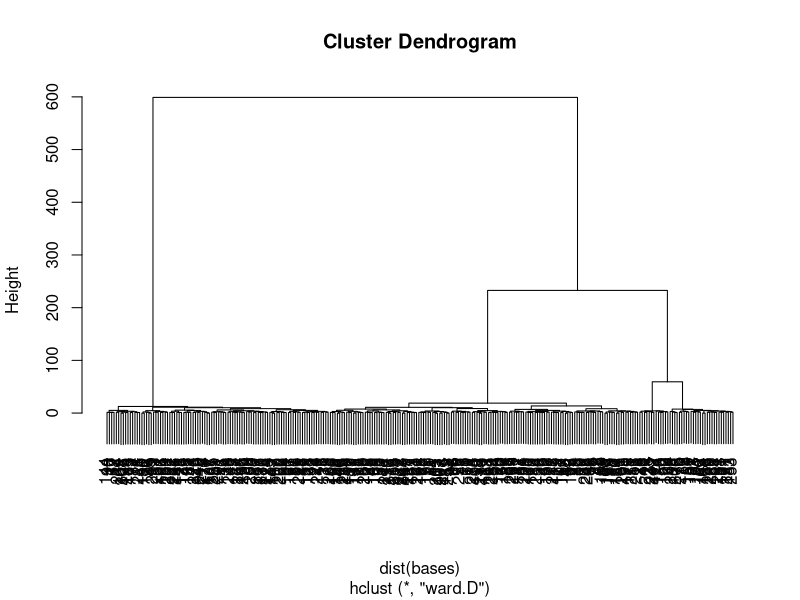
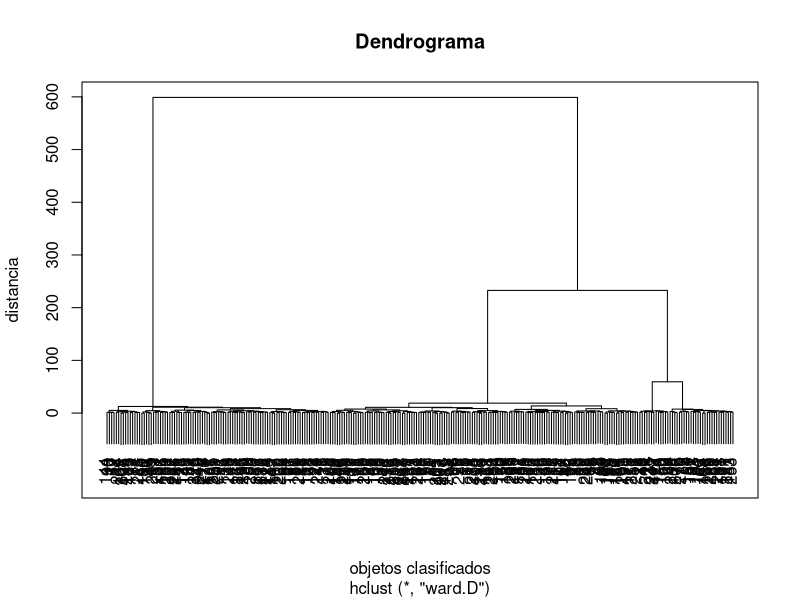
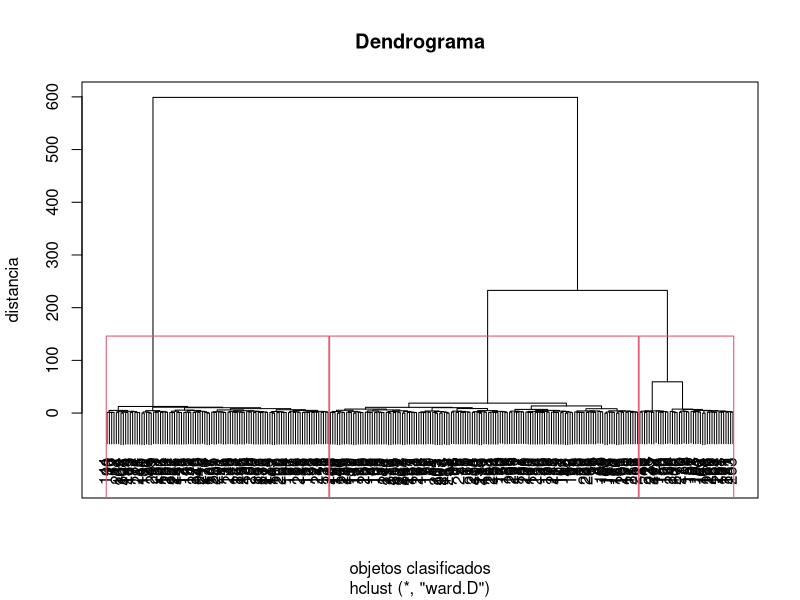
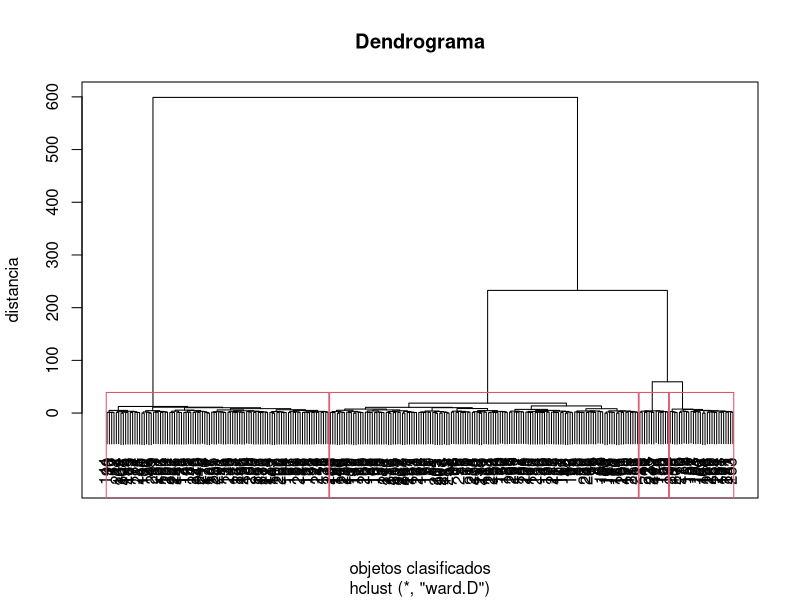
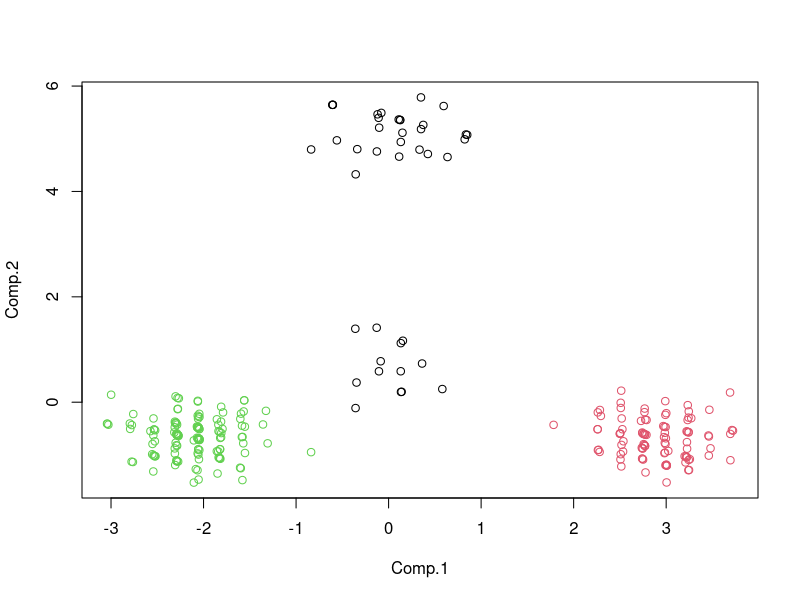
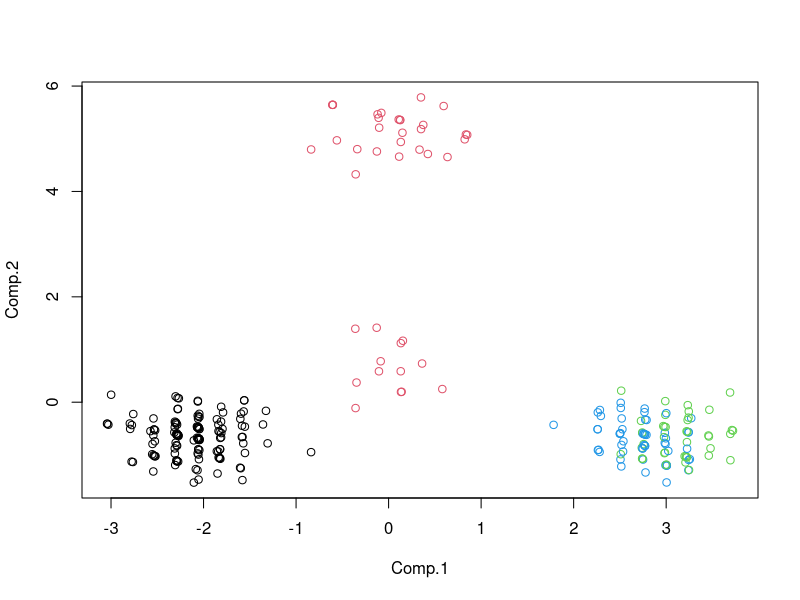
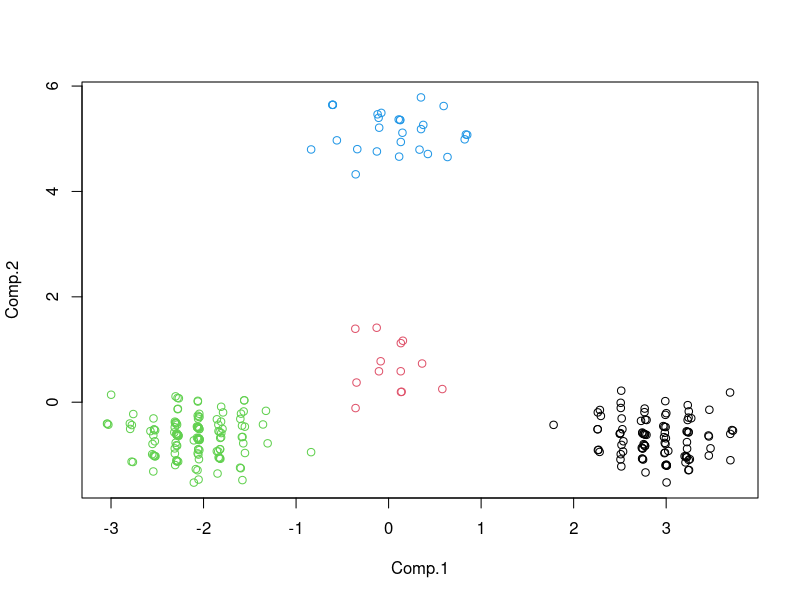
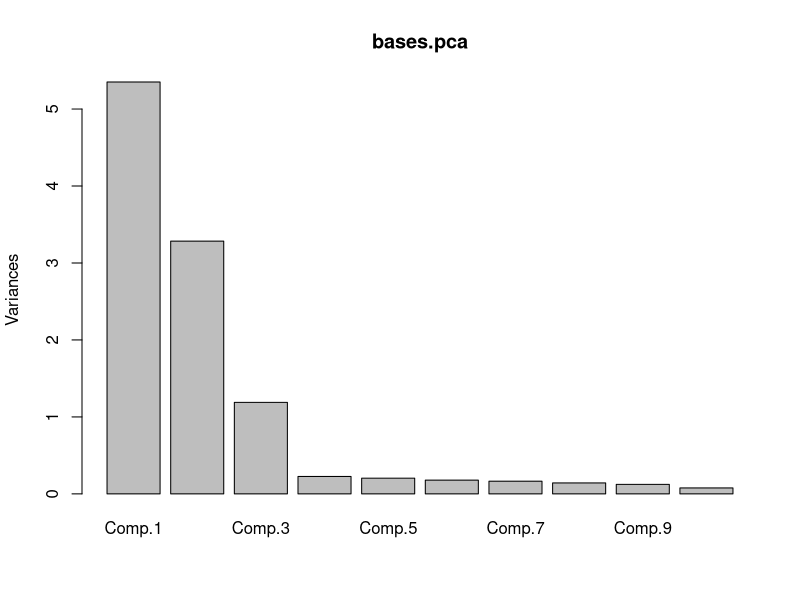

Source code (R) for these figures, in order:
## ---- chunk 1
setwd("/Users/jlopezsi/Documents/github/mktg-models-projects")
kchospital <- read.table("hospital/hospital.txt", header = TRUE)
kcprefs <- read.table("hospital/hospital.prefs.txt", header = TRUE)
## ---- chunk 2
names(kchospital)
names(kcprefs)
## ---- chunk 3
attach(kchospital)
## ---- chunk 4
bases <- kchospital[,c(10:20)]
names(bases)
## ---- chunk 5
library(cluster)
## ---- chunk 6
bases.hclust<-hclust(dist(bases), method="ward")
plot(bases.hclust)
plot(bases.hclust, main="Dendrograma",ylab="distancia",xlab="objetos clasificados",frame.plot=TRUE)
## ---- chunk 7
plot(bases.hclust, main="Dendrograma",ylab="distancia",xlab="objetos clasificados",frame.plot=TRUE)
rect.hclust(bases.hclust, k=3, border=2)
## ---- chunk 8
plot(bases.hclust, main="Dendrograma",ylab="distancia",xlab="objetos clasificados",frame.plot=TRUE)
rect.hclust(bases.hclust, k=4, border=2)
## ---- chunk 9
bases.kmeans3<-kmeans(bases, 3)
## ---- chunk 10
library(MASS)
bases.pca<-princomp(bases, cor=T)
bases.puntos<-predict(bases.pca)
plot(bases.puntos[,1:2], col=bases.kmeans3$cluster)
## ---- chunk 11
bases.kmeans4<-kmeans(bases, 4)
plot(bases.puntos[,1:2], col=bases.kmeans4$cluster)
## ---- chunk 12
centros4<-tapply(as.matrix(bases), list(rep(cutree(bases.hclust, 4), ncol(as.matrix(bases))),col(as.matrix(bases))),mean)
options(digits=3)
centros4
## ---- chunk 13
bases.kmeans4<-kmeans(bases, centros4)
plot(bases.puntos[,1:2], col=bases.kmeans4$cluster)
## ---- chunk 14
cor(bases)
## ---- chunk 15
library(MASS)
bases.pca<-princomp(bases, cor=T)
summary(bases.pca)
bases.puntos<-predict(bases.pca)

## ---- chunk 16
screeplot(bases.pca)
## ---- chunk 17
bases.puntos<-predict(bases.pca)
## ---- chunk 18
eqscplot(bases.puntos, xlab="primer componente", ylab="segundo componente")
## ---- chunk 19
eqscplot(bases.puntos, xlab="primer componente", ylab="segundo componente")
## ---- chunk 20
bases.puntos.hclust<-hclust(dist(bases.puntos[,1:3]), method="ward")
plot(bases.puntos.hclust)
## ---- chunk 21
cutree(bases.puntos.hclust, 4)
## ---- chunk 22
bases.puntos3<-bases.puntos[,1:3]
head(bases.puntos3)

plot(bases.puntos.hclust, main="Dendrograma PCA",labels=FALSE,ylab="distancia",xlab="objetos clasificados",frame.plot=TRUE)
rect.hclust(bases.puntos.hclust, k=4, border=2)
## ---- chunk 23
bases.puntos.kmeans<-kmeans(bases.puntos3, 4)
bases.puntos.kmeans$cluster
## ---- chunk 24
plot(bases.puntos[,1:2], col=bases.puntos.kmeans$cluster)
## ---- chunk 25
#points(bases.puntos.kmeans$centers, col=bases.puntos.kmeans$cluster, pch=8)
## ---- chunk 26
centros.puntos4<-tapply(bases.puntos3, list(rep(cutree(bases.puntos.hclust, 4),ncol(bases.puntos3)),col(bases.puntos3)),mean)
centros.puntos4
## ---- chunk 27
bases.puntos.kmeans4.c<-kmeans(bases.puntos3, centros.puntos4)


## ---- chunk 28

plot(bases.puntos[,1:2], col=bases.puntos.kmeans4.c$cluster)
points(bases.puntos.kmeans4.c$centers,col=1:2, pch=8)
